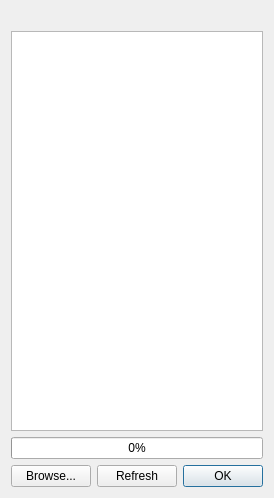
<?xml version="1.0" encoding="UTF-8"?>
<ui version="4.0">
 <class>BrowseDlg</class>
 <widget class="QDialog" name="BrowseDlg">
  <property name="geometry">
   <rect>
    <x>0</x>
    <y>0</y>
    <width>219</width>
    <height>498</height>
   </rect>
  </property>
  <property name="windowTitle">
   <string>Browse Files</string>
  </property>
  <layout class="QGridLayout" name="gridLayout">
   <item row="0" column="0" colspan="3">
    <widget class="QLabel" name="labDir">
     <property name="text">
      <string/>
     </property>
    </widget>
   </item>
   <item row="1" column="0" colspan="3">
    <widget class="QListWidget" name="listFiles"/>
   </item>
   <item row="3" column="0">
    <widget class="QPushButton" name="btnBrowse">
     <property name="sizePolicy">
      <sizepolicy hsizetype="Minimum" vsizetype="Preferred">
       <horstretch>0</horstretch>
       <verstretch>0</verstretch>
      </sizepolicy>
     </property>
     <property name="text">
      <string>Browse...</string>
     </property>
    </widget>
   </item>
   <item row="3" column="2">
    <widget class="QDialogButtonBox" name="buttonBox">
     <property name="orientation">
      <enum>Qt::Horizontal</enum>
     </property>
     <property name="standardButtons">
      <set>QDialogButtonBox::Ok</set>
     </property>
    </widget>
   </item>
   <item row="3" column="1">
    <widget class="QPushButton" name="btnRefresh">
     <property name="sizePolicy">
      <sizepolicy hsizetype="Minimum" vsizetype="Preferred">
       <horstretch>0</horstretch>
       <verstretch>0</verstretch>
      </sizepolicy>
     </property>
     <property name="text">
      <string>Refresh</string>
     </property>
    </widget>
   </item>
   <item row="2" column="0" colspan="3">
    <widget class="QProgressBar" name="progressBar">
     <property name="maximum">
      <number>107</number>
     </property>
     <property name="value">
      <number>0</number>
     </property>
    </widget>
   </item>
  </layout>
 </widget>
 <resources/>
 <connections>
  <connection>
   <sender>buttonBox</sender>
   <signal>accepted()</signal>
   <receiver>BrowseDlg</receiver>
   <slot>accept()</slot>
   <hints>
    <hint type="sourcelabel">
     <x>248</x>
     <y>254</y>
    </hint>
    <hint type="destinationlabel">
     <x>157</x>
     <y>274</y>
    </hint>
   </hints>
  </connection>
  <connection>
   <sender>buttonBox</sender>
   <signal>rejected()</signal>
   <receiver>BrowseDlg</receiver>
   <slot>reject()</slot>
   <hints>
    <hint type="sourcelabel">
     <x>316</x>
     <y>260</y>
    </hint>
    <hint type="destinationlabel">
     <x>286</x>
     <y>274</y>
    </hint>
   </hints>
  </connection>
 </connections>
</ui>
